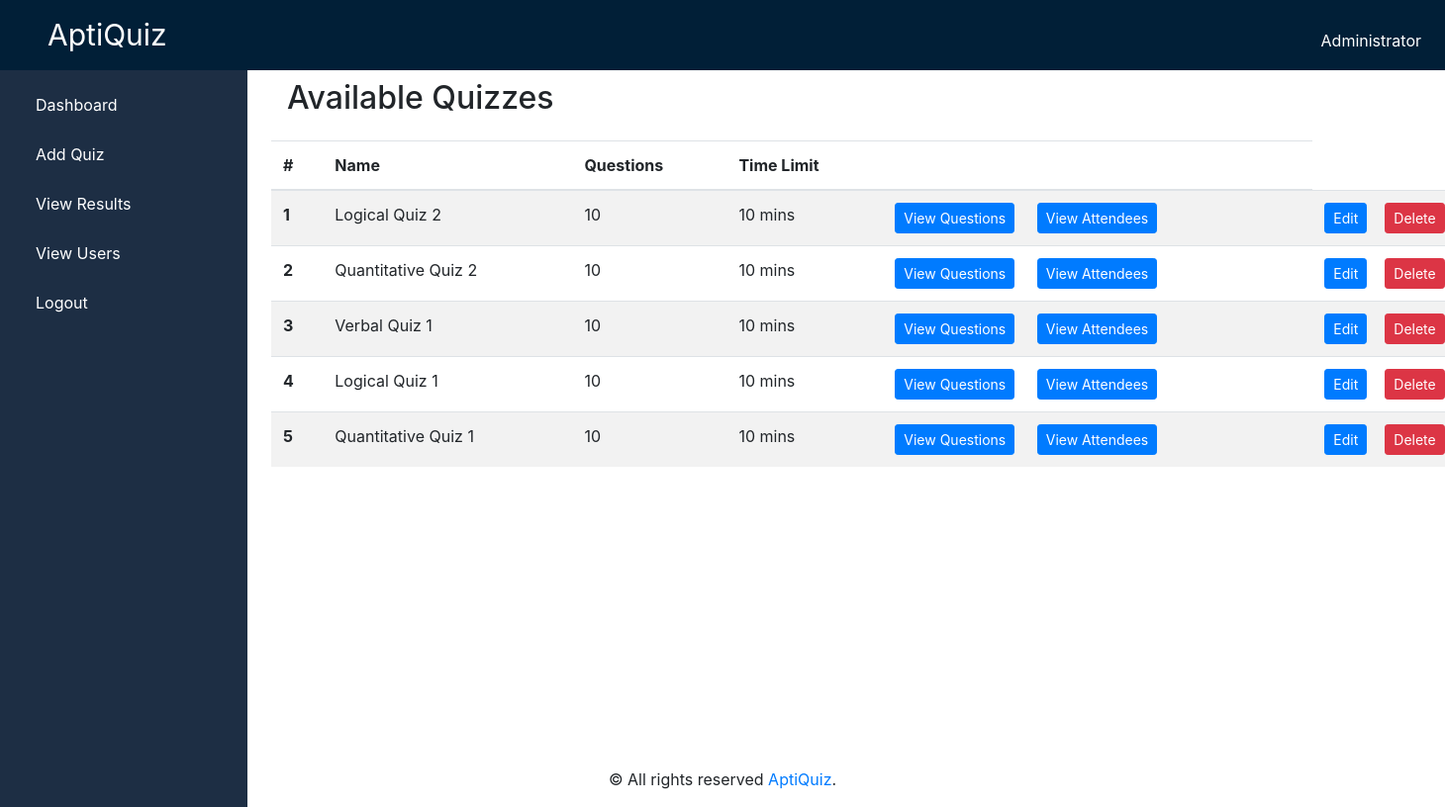
Page /admin_dash/ (signed in) on the committed database.
### quizapp/models.py (models this page shows, shortened)
class Quizzes(models.Model):
    Categories = [
        ('qa', 'Quantitative Aptitude'),
        ('lr', 'Logical Reasoning'),
        ('vb', 'Verbal Ability'),
    ]
    name = models.CharField(max_length=50)
    category = models.CharField(max_length=30, choices=Categories, default='qa')
    total_questions = models.IntegerField()
    marks_for_each = models.IntegerField()
    time_limit = models.FloatField(default=0)
    attendees = models.ManyToManyField(User, related_name='attended_quizzes', blank=True)

### site_admin/views.py (the view)
# urls.py: path('admin_dash/', views.admin_dash, name='admin_dash'),
@login_required(login_url='login')
def admin_dash(request):
    quizzes = Quizzes.objects.all().order_by('-id')
    return render(request, 'admin/admin_dashboard.html', {'quizzes': quizzes})

### quizapp/templatetags/quiz_tags.py (called while the page is built)
@register.filter
def format_duration(duration):
    minutes, seconds = divmod(duration.seconds, 60)
    return f"{minutes} min {seconds} seconds"

### site_admin/templatetags/admin_tags.py (called while the page is built)
@register.filter
def is_questions(quiz_id):
    quiz = get_object_or_404(Quizzes, pk=quiz_id)
    question_exists = Questions.objects.filter(quiz=quiz).exists()
    return question_exists

@register.filter
def get_questions(quiz_id):
    quiz = get_object_or_404(Quizzes, pk=quiz_id)
    questions = Questions.objects.filter(quiz=quiz)
    return questions

@register.filter
def get_sessions(quiz_id):
    quiz = get_object_or_404(Quizzes, pk=quiz_id)
    sessions = QuizSession.objects.filter(quiz=quiz)
    return sessions

@register.filter
def hash(id):
    hashed_id = urlsafe_base64_encode(force_bytes(id))
    return hashed_id

### templates/admin/admin_dashboard.html (shortened to what this page needs)
{% extends 'admin/admin_base.html' %}
{% load static %}
{% load admin_tags %}
{% load quiz_tags %}
{% block content %}
<div>
    <h2 class="mb-4 ml-3">Available Quizzes</h2>
    <div class="table-responsive">
        <table class="table table-striped" style="width: 90%;">
            <thead>
                <tr>
                    <th scope="col">#</th>
                    <th scope="col">Name</th>
                    <th scope="col">Questions</th>
                    <th scope="col">Time Limit</th>
                    <th scope="col"></th>
                </tr>
            </thead>
            <tbody>
                {% for quiz in quizzes %}
                <tr>
                    <th scope="row">{{ forloop.counter }}</th>
                    <td>{{ quiz.name }}</td>
                    <td>{{ quiz.total_questions }}</td>
                    <td>{{ quiz.time_limit|floatformat:0 }} mins</td>
                    <td>
                    {% if quiz.id|is_questions %}
                        <a class="btn btn-sm btn-primary" href="" data-toggle="modal"
                            data-target="#questionModal{{quiz.id}}">View Questions</a> &nbsp;&nbsp;&nbsp;
                        <a class="btn btn-sm btn-primary" href="" data-toggle="modal"
                            data-target="#attendeesModal{{quiz.id}}">View Attendees</a>
                    </td>
                    <td>
                        <a href="{% url 'edit_quiz' quiz.id %}" class="btn btn-sm btn-primary">Edit</a> &nbsp;&nbsp;
                        <a href="" class="btn btn-sm btn-danger" data-toggle="modal" data-target="#confirmModal{{quiz.id}}">Delete</a>
                    {% else %}
                        <a class="btn btn-primary" href="{% url 'add_questions' quiz.id %}">Add Questions</a>
                    </td>
                    <td>
                        <a href="{% url 'edit_quiz' quiz.id %}" class="btn btn-primary">Edit</a> &nbsp;&nbsp;
                        <a href="" class="btn btn-danger" data-toggle="modal" data-target="#confirmModal{{quiz.id}}">Delete</a>
                    {% endif %}
                    </td>
                </tr>
                {% empty %}
                <tr>
                    <td colspan="5">No Quizzes added</td>
                </tr>
                {% endfor %}
            </tbody>
        </table>
    </div>
</div>
{% endblock %}

### templates/admin/admin_base.html (shortened to what this page needs)
{% load static %}
<!DOCTYPE html>
<html lang="en">
<head>
    <link href="{% static 'dist/css/bootstrap.min.css' %}" rel="stylesheet">
    <link rel="stylesheet" href="{% static 'css/admin.css' %}">
</head>
<body>
    <nav class="navbar navbar-expand-lg navbar-dark fixed-top" style="background-color: #011F37;">
        <a class="navbar-brand" href="#">AptiQuiz</a>
        <div class="collapse navbar-collapse" id="navbarNav">
            <ul class="navbar-nav ml-auto">
                <li class="nav-item active">
                    <a class="nav-link" href="">Administrator</a>
                </li>
            </ul>
        </div>
    </nav>
    <div class="sidebar" id="sidebar">
        <ul class="nav flex-column">
            <li class="nav-item">
                <a class="nav-link active" href="{% url 'admin_dash' %}">Dashboard</a>
            </li>
            <li class="nav-item">
                <a class="nav-link" href="{% url 'add_quiz' %}">Add Quiz</a>
            </li>
            <li class="nav-item">
                <a class="nav-link" href="{% url 'view_results' %}">View Results</a>
            </li>
            <li class="nav-item">
                <a class="nav-link" href="{% url 'view_users' %}">View Users</a>
            </li>
            <li class="nav-item">
                <a class="nav-link" href="{% url 'signout' %}">Logout</a>
            </li>
        </ul>
    </div>
    <div class="main-content p-4">
        {% block content %}
        {% endblock %}
    </div>
    <footer class="mastfoot">
        <div class="inner text-center">
            <p>&copy All rights reserved <a href="">AptiQuiz</a>.</p>
        </div>
    </footer>
</body>
</html>

### static/css/admin.css (style rules this page uses)
body { padding-top: 56px; overflow-x: hidden; }
.navbar-brand { margin-left: 2rem; font-size: 30px; }
.flex-column { margin-top: 20px; }
.nav-link { color: white; margin-left: 20px; margin-top: 10px; }
.sidebar { height: 100%; position: fixed; top: 0; left: 0; width: 250px; padding-top: 56px; background-color: #1D2E44; transition: width 0.3s ease; }
.main-content { padding: 15px; width: 100%; height: 90vh; transition: margin-left 0.3s ease; }
@media (min-width: 992px) { .main-content { margin-left: 250px; } }

### rows in the picture
Quizzes: name "Logical Quiz 2", total_questions "10", time_limit "10"
Quizzes: name "Quantitative Quiz 2", total_questions "10", time_limit "10"
Quizzes: name "Verbal Quiz 1", total_questions "10", time_limit "10"
Quizzes: name "Logical Quiz 1", total_questions "10", time_limit "10"
Quizzes: name "Quantitative Quiz 1", total_questions "10", time_limit "10"
